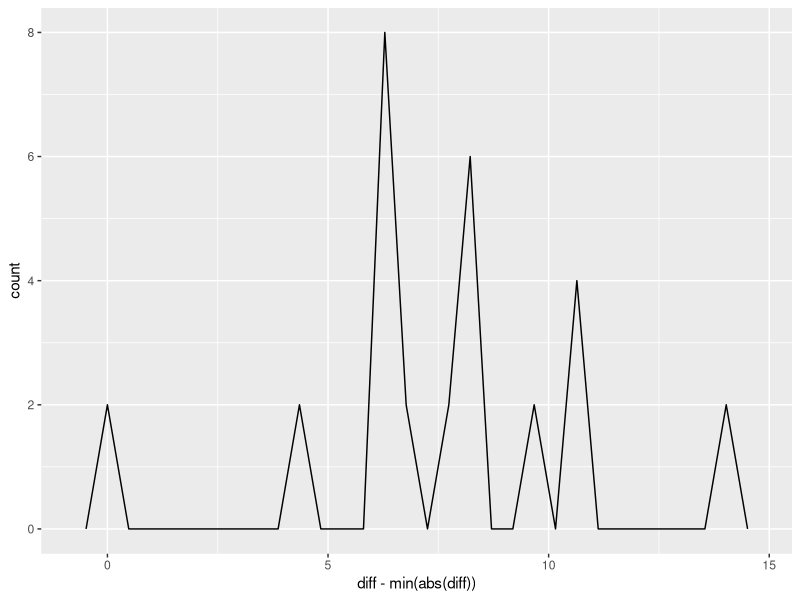
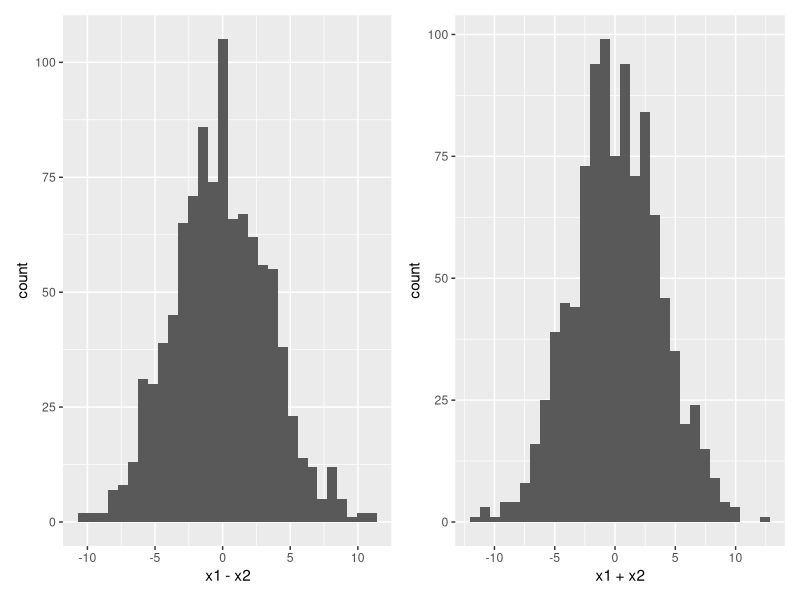
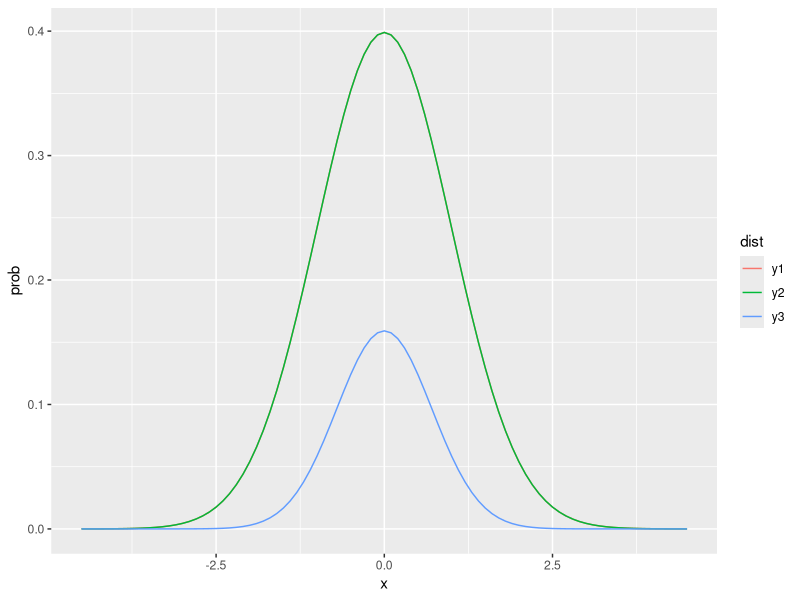

Write R code to recreate these figures, in order.
## ---- chunk 1
library(tidyverse)
library(ggplot2)
library(patchwork)
data <- read_csv("data/CaseStudy3_StroopEffect.csv")

grouped <- data %>% group_by(id, condition) %>% summarize(mean_reaction_time=mean(reaction_time))
grouped

wider <- grouped %>% pivot_wider(values_from = mean_reaction_time, names_from = condition)
wider

independent1 <- grouped %>% group_by(condition) %>% mutate(Mean=mean(mean_reaction_time), diff=mean_reaction_time-Mean) %>% ungroup() %>% summarize(N = n(), Mean= diff(Mean), SD = sd(diff), SE = SD/sqrt(N), LowerCI = Mean-1.96*SE, UpperCI = Mean+1.96*SE) %>% ungroup() 
independent1


independent1 <- grouped %>% group_by(condition) %>% summarize(N=n(), Mean=mean(mean_reaction_time), SD = sd(mean_reaction_time), SE = SD/sqrt(N), LowerCI = Mean-1.96*SE, UpperCI = Mean+1.96*SE) %>% ungroup() 
independent1

independent2 <- independent1 %>% summarize(N=mean(N), Mean=diff(Mean), SD = sqrt(sum(SD^2)), SE=SD/sqrt(N), LowerCI=Mean-1.96*SE, UpperCI = Mean+1.96*SE)
independent2


t.test(mean_reaction_time ~ condition, data=grouped)



paired1 <- wider %>% ungroup() %>% mutate(diff=incongruent-congruent)
paired1 

paired2 <- paired1 %>% summarize(N=n(), Mean=abs(mean(diff)), SD=sd(diff), SE=SD/sqrt(N), LowerCI = Mean-1.96*SE, UpperCI = Mean+1.96*SE)
paired2

t.test(wider$congruent, wider$incongruent, data=wider, paired = TRUE)

ggplot(paired1, aes(x=diff-min(abs(diff)))) + geom_freqpoly() 


# These paired t-tests shouldn't run unless student has an old computer and an old version of R

# t.test(reaction_time ~ condition, data=data1, paired=TRUE)
# t.test(mean_reaction_time ~ condition, data=grouped, paired=TRUE)


avg_error_diffs <- tibble(x1=rnorm(mean=0,sd=2, n=1000), x2=rnorm(mean=0,sd=3, n=1000))

p1 <- ggplot(avg_error_diffs, aes(x=x1-x2)) + geom_histogram()
p2 <- ggplot(avg_error_diffs, aes(x=x1+x2)) + geom_histogram()

p1+p2

avg_error_diffs %>% summarize(Mean=mean(x1-x2), SD = sd(x1-x2))
avg_error_diffs %>% summarize(Mean=mean(x1+x2), SD = sd(x1+x2))

range= seq(from = -4.5, to = 4.5, by = 0.1)

first <- tibble(x=range, y=dnorm(range, mean=0, sd=1))
second <- tibble(x=range, y= dnorm(range, mean=0, sd=1))
joint <- tibble(x=range, y1=first$y, y2=second$y, y3=first$y*second$y)
joint <- joint %>% pivot_longer(cols=c(y1,y2,y3), names_to= "dist", values_to="prob")

ggplot(joint, aes(x=x, y=prob, color=dist)) + geom_line()
